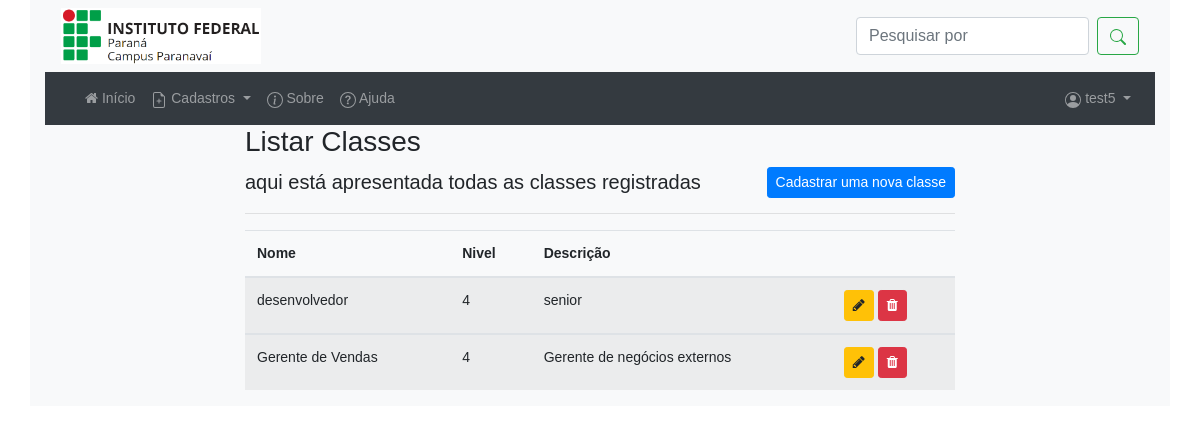
The page /listar/classes/ (signed in) on the database its author committed.
### cadastros/models.py (models this page shows, shortened)
class Classe(models.Model):
    nome =  models.CharField(max_length=50, verbose_name="Nome")
    nivel = models.IntegerField(verbose_name="Nível")
    descricao = models.CharField(max_length=150, verbose_name="Descrição", null=True, blank=True)

### cadastros/views.py (the view)
# urls.py: path('listar/classes/', ClasseList.as_view(), name='listar-classe'),
class ClasseList(LoginRequiredMixin, ListView):
    login_url = reverse_lazy("login")
    model = Classe
    template_name = 'cadastros/lista/classe.html'
    def get_context_data(self, *args, **kwargs):
        context = super().get_context_data(*args, **kwargs)
        context["titulo"] = "Listar Classes"
        return context

### cadastros/templates/cadastros/lista/classe.html (shortened to what this page needs)
{% extends 'paginas/modelo.html' %}
{% load static %}
{% block conteudo %}
<div class="container col-8">
    <h3>{{ titulo }}</h3>
    <a href="{% url 'cadastrar-classe' %}" class="btn btn-primary btn-sm float-right">Cadastrar uma nova classe</a>
    <p class="lead">aqui está apresentada todas as classes registradas</p>
    <hr>
    <div class="table responsive">
        <table class="table table-striped" id="tabela-classe">
            <thead>
                <tr>
                    <th>Nome</th>
                    <th>Nivel</th>
                    <th>Descrição</th>
                    <th></th>
                </tr>
            </thead>
            {% for classe in object_list %}
            <tbody>
                <tr>
                    <td>{{classe.nome}}</td>
                    <td>{{classe.nivel}}</td>
                    <td>{{classe.descricao}}</td>
                    <td>
                        <a href="{% url 'editar-classe' classe.pk %}" class="btn btn-warning btn-sm" title="Editar">
                            <i class="fa fa-pencil" aria-hidden="true"></i>
                        </a>
                        <a href="{% url 'deletar-classe' classe.pk %}" class="btn btn-danger btn-sm" title="Excluir">
                            <i class="fa fa-trash" aria-hidden="true"></i>
                        </a>
                    </td>
                </tr>
                {% empty %}
                <td colspan="3">Nenhum campo registrado.</td>
                {% endfor %}
            </tbody>
        </table>
    </div>
</div>
{% endblock %}

### paginas/templates/paginas/modelo.html (shortened to what this page needs)
{% load static %}
<!DOCTYPE html>
<html lang="pt-br">
<head>
    <link rel="stylesheet" href="{% static 'css/bootstrap.min.css' %}">
    <link rel="stylesheet" href="{% static 'assets/css/demo.css' %}">
    <link rel="stylesheet" href="{% static 'assets/css/Footer-with-button-logo.css' %}">
    <link rel="stylesheet" href=" http://cdnjs.cloudflare.com/ajax/libs/font-awesome/4.6.3/css/font-awesome.min.css ">
    <link rel="stylesheet" type="text/css" href="https://cdn.datatables.net/v/bs4/dt-1.10.23/datatables.min.css" />
</head>
<body>
    <div class="bg-light container-sm">
        {% block top %}
        <nav class="navbar navbar-light bg-light">
            <img src="{% static 'img/ifpr-logo.png' %}" style="width: 200px;" class="img-fluid" alt="Responsive image">
            <form class="form-inline">
                <input class="form-control mr-sm-2" type="search" placeholder="Pesquisar por" aria-label="Search">
                <p class="mb-0">
                    <button type="submit" class="btn btn-outline-success my-2 my-sm-0">
                    </button>
                </p>
            </form>
        </nav>
        {% endblock %}
        {% block menu %}
        <nav class="navbar navbar-dark bg-dark navbar-expand-lg ">
            <div class="collapse navbar-collapse" id="navbarNavDropdown">
                <ul class="navbar-nav mr-auto ">
                    <li class="nav-item">
                        <a class="nav-link" href="{% url 'index' %}">
                            <i class="fa fa-home" aria-hidden="true"></i>
                            Início
                        </a>
                    </li>
                    {% if request.user.is_authenticated %}
                    <li class="nav-item dropdown">
                        <a class="nav-link dropdown-toggle" href="#" id="navbarDropdownMenuLink" role="button"
                            data-toggle="dropdown" aria-haspopup="true" aria-expanded="false">
                            Cadastros
                        </a>
                    </li>
                    {% endif %}
                    <li class="nav-item">
                        <a class="nav-link" href="{% url 'sobre' %}"> Sobre</a>
                    </li>
                    <li class="nav-item">
                        <a class="nav-link" href="#"> Ajuda</a>
                    </li>
                </ul>
                <ul class="navbar-nav ml-auto">
                    {% if request.user.is_authenticated %}
                    <li class="nav-item dropdown ">
                        <a class="nav-link dropdown-toggle" href="#" id="navbarDropdownMenuLink" role="button"
                            data-toggle="dropdown" aria-haspopup="true" aria-expanded="false">
                            <span id="username">{{ request.user }}</span>
                        </a>
                    </li>
                    {% endif %}
                </ul>
            </div>
        </nav>
        {% endblock %}
        {% block conteudo %}{% endblock %}
    </div>
</body>
</html>

### static/assets/css/demo.css (style rules this page uses)
html { background-color: #efefef; }
body { font:14px/1.5 Arial, Helvetica, sans-serif; margin:0; display: flex; height: 100vh; align-items: stretch; }

### static/assets/css/footer-with-button-logo.css (style rules this page uses)
html { height: 100%; }
body { display: flex; display: -webkit-flex; flex-direction: column; -webkit-flex-direction: column; height: 100%; }

### rows shown on the page
Classe: nome "desenvolvedor", nivel "4", descricao "senior"
Classe: nome "Gerente de Vendas", nivel "4", descricao "Gerente de negócios externos"

### other values the page prints
{{ request.user }} "test5"
{{ titulo }} "Listar Classes"
